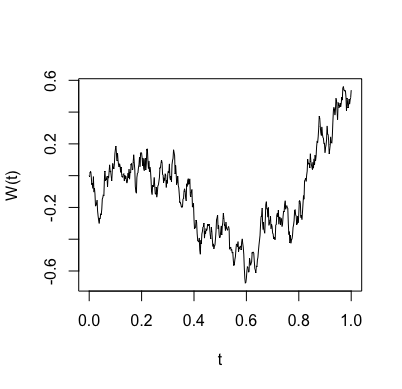

Write the R code that produced this figure.
T <- 1
N <- 500
dt <- T/N

dw <- rep(0, N)
w <- rep(0, N)

dw[1] <- sqrt(dt) * rnorm(1, mean = 0, sd = 1)
w[1] <- dw[1]

for (j in 2:N) {
    dw[j] <- sqrt(dt) * rnorm(1, mean = 0, sd = 1)
    w[j] <- w[j - 1] + dw[j]
}

plot(seq(0, 1, dt), c(0, w), type = "l", xlab = "t", ylab = "W(t)")
